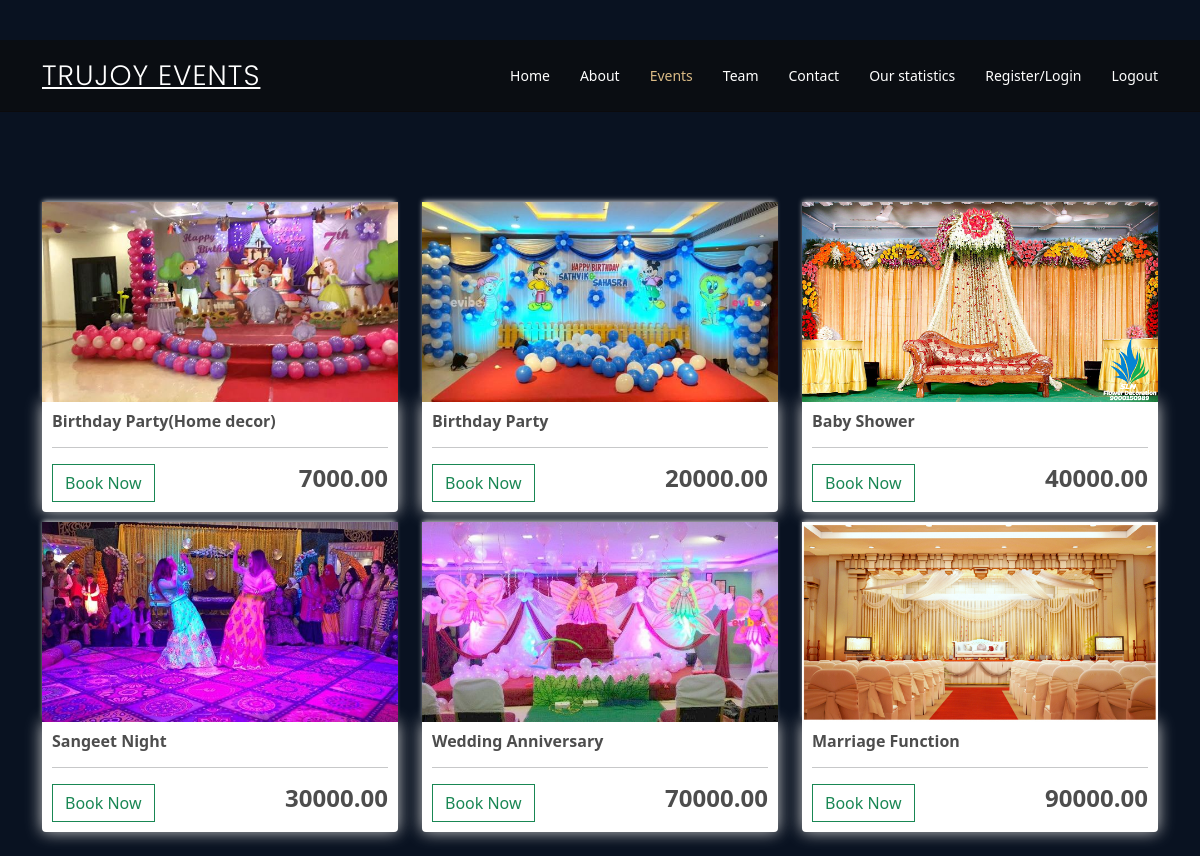
Screenshot of /events/ with the database file from the repository.
### trujoyapp/models.py (models this page shows)
class Events_list(models.Model):
    eventid = models.AutoField(primary_key=True)
    name=models.CharField(max_length=100, null=True)
    price=models.FloatField()
    image=models.ImageField(null=True, blank=True)

### trujoyapp/views.py (the view)
# urls.py: url('events/', views.eventslist, name="eventslist"),
def eventslist(request):
    events = Events_list.objects.all()
    context={'events':events}
    return render(request, 'events.html', context)

### trujoyapp/templates/events.html
{% extends 'main.html' %}
{% load static %}
{% block content %}
<div class="row" >
	  {% for eve in events %}
		<div class="col-lg-4">
			<img class="thumbnail" src="{{eve.image.url}}">
			<div class="box-element product">
				<h6><strong>{{eve.name}}</strong></h6>
				<hr>
                <a class="btn btn-outline-success" href="{% url 'trujoyapp:ground_booking' %}">Book Now</a>
				<h4 style="display: inline-block; float: right"><strong>{{eve.price|floatformat:2}}</strong></h4>
			</div>
		</div>
	    {% endfor %}
	</div>
{% endblock content %}

### trujoyapp/templates/main.html (shortened to what this page needs)
<!DOCTYPE html>
{% load static %}
<html lang="en">
<head>
 <link rel="stylesheet" href="{% static '/css/animate.css/animate.min.css' %}">
  <link rel="stylesheet" href="{% static '/css/aos/aos.css' %}">
  <link rel="stylesheet" href="{% static '/css/bootstrap/css/bootstrap.min.css' %}">
  <link rel="stylesheet" href="{% static '/css/bootstrap-icons/bootstrap-icons.css' %}">
  <link rel="stylesheet" href="{% static '/css/boxicons/css/boxicons.min.css' %}">
   <link rel="stylesheet" href="{% static '/css/glightbox/css/glightbox.min.css' %}">
  <link rel="stylesheet" href="{% static '/css/swiper/swiper-bundle.min.css' %}">
	<link rel="stylesheet" type="text/css" href="{% static '/css/main.css' %}">
</head>
<body>
 <header id="header" class="fixed-top d-flex align-items-center">
    <div class="container-fluid container-xl d-flex align-items-center justify-content-lg-between">
      <h1 class="logo me-auto me-lg-0"><a href="index.html">TruJoy Events</a></h1>
      <nav id="navbar" class="navbar order-last order-lg-0">
        <ul>
          <li><a class="nav-link scrollto" href="/welcome/">Home</a></li>
          <li><a class="nav-link scrollto" href="/welcome/">About</a></li>
          <li><a class="nav-link scrollto active" href="{% url 'trujoyapp:eventslist' %}">Events</a></li>
          <li><a class="nav-link scrollto" href="/welcome/">Team</a></li>
          <li><a class="nav-link scrollto" href="/welcome/">Contact</a></li>
             <li><a class="nav-link scrollto" href="/dashboard/">Our statistics</a></li>
          <li><a class="nav-link scrollto" href="/registration/">Register/Login</a></li>
            <li><a class="nav-link scrollto" href="{% url 'trujoyapp:user_logout' %}">Logout</a></li>
        </ul>
      </nav>
    </div>
  </header>
<br>
 <br>
<br>
 <br>
 <br>
 <br>
 <br>
        <div class="container">
            <br>
            {% block content %}
            {% endblock content %}
         </div>
<br>
</body>
</html>

### static/css/main.css (style rules this page uses)
body { background-color: #091221; }
h1,h2,h3,h4,h5,h6 { color:hsl(0, 0%, 30%); }
.box-element { box-shadow:hsl(0, 0%, 80%) 0 0 16px; background-color: #fff; border-radius: 4px; padding: 10px; }
.thumbnail { width: 100%; height: 200px; -webkit-box-shadow: -1px -3px 5px -2px rgba(214,214,214,1); -moz-box-shadow: -1px -3px 5px -2px rgba(214,214,214,1); box-shadow: -1px -3px 5px -2px rgba(214,214,214,1); }
.product { border-radius: 0 0 4px 4px; }
.col-lg-4, .col-lg-6, .col-lg-8, .col-lg-12 { margin-top: 10px; }
.btn { border-radius: 0; }
#header { background: rgba(12, 11, 9, 0.6); border-bottom: 1px solid rgba(12, 11, 9, 0.6); transition: all 0.5s; z-index: 997; padding: 15px 0; top: 40px; }
#header .logo { font-size: 28px; margin: 0; padding: 0; line-height: 1; font-weight: 300; letter-spacing: 1px; text-transform: uppercase; font-family: "Poppins", sans-serif; }
#header .logo a { color: #fff; }
.navbar { padding: 0; }
.navbar ul { margin: 0; padding: 0; display: flex; list-style: none; align-items: center; }
.navbar li { position: relative; }
.navbar a { display: flex; align-items: center; justify-content: space-between; padding: 10px 0 10px 30px; color: #fff; white-space: nowrap; transition: 0.3s; font-size: 14px; }
.navbar a:hover, .navbar .active, .navbar li:hover > a { color: #d9ba85; }

### trujoyapp/templates/main.html (style rules this page uses)
body { background-color: #091221; }

### rows the page displays
Events_list: shows a picture, name "Birthday Party(Home decor)", price "7000.00"
Events_list: shows a picture, name "Birthday Party", price "20000.00"
Events_list: shows a picture, name "Baby Shower", price "40000.00"
Events_list: shows a picture, name "Sangeet Night", price "30000.00"
Events_list: shows a picture, name "Wedding Anniversary", price "70000.00"
Events_list: shows a picture, name "Marriage Function", price "90000.00"
